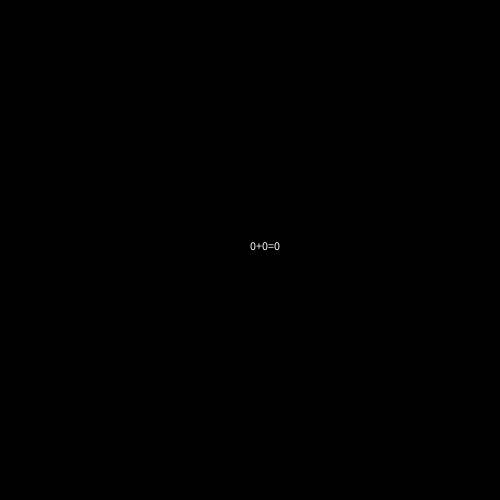
Frame 1 (no input)
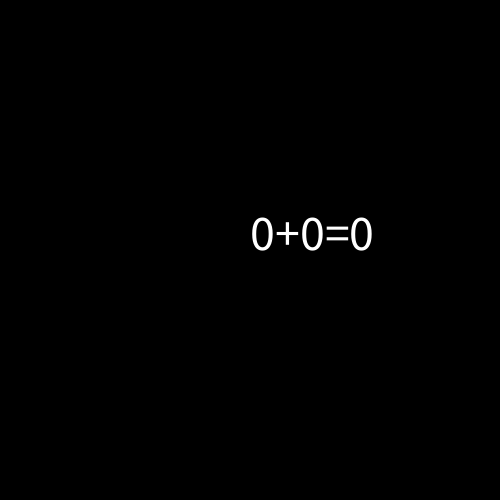
Frame 60 (the mouse pressed at the canvas centre just before this capture)
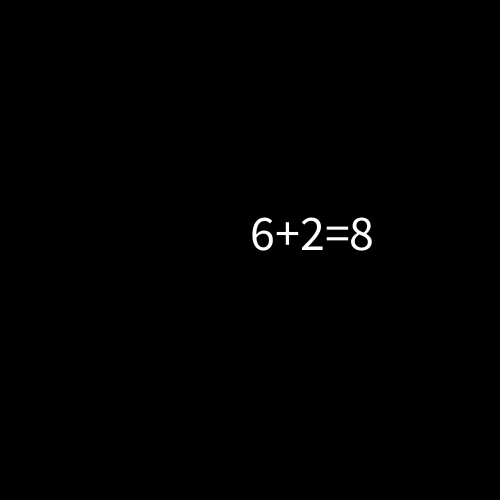
Frame 120 (the mouse held since frame 60 and released just before this capture)

The Processing sketch that drew these frames (run headless with seeded random() and noise(); from frame 60 on, the mouse is pressed at the canvas centre):

// Processing sketch: mapping
// ── mapping.pde
String additionSentence; 
int n1, n2;
void setup(){
  size(500, 500);
  println(addition(4, 5)); //only one number comes out bc println is in void setup
}

void draw(){
//  sum(10, 50);

//}

//  void sum(int num1, int num2){
//  println(num1 + num2);
  
  //first number + second number = sum
  
  background(0);
  additionSentence = n1 + "+" + n2 + "=" + addition(n1, n2);
 text(additionSentence, width/2, height/2);
textSize(50);
}
void mousePressed(){
  n1 = int (random (0, 10));
  n2 = int (random(0, 10));
}

int addition (int a, int b){
  int sum = a + b; 
  return sum;
}
//create an integer function, that adds two numbers, and returns the sum
